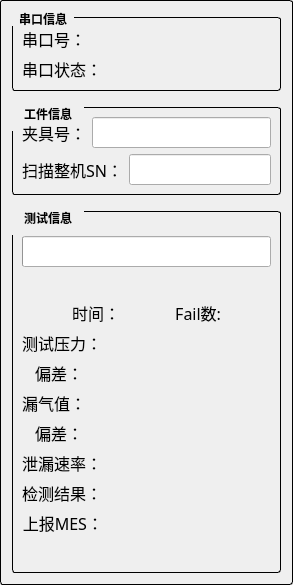
       <widget class="QGroupBox" name="groupBox_A_2">
        <property name="styleSheet">
         <string notr="true">QGroupBox {
    font: bold; 
    border: 1px solid black;
    border-radius: 3px;
    margin-top: 0px;
}
QGroupBox::title {
    subcontrol-origin:  margin;
    subcontrol-position: top left;    // for second image:  top; 
    padding: 10px 0 5px;
}
</string>
        </property>
        <property name="title">
         <string/>
        </property>
        <layout class="QVBoxLayout" name="verticalLayout_6" stretch="1,2,6">
         <item>
          <widget class="QGroupBox" name="groupBox_B_serialInfo">
           <property name="styleSheet">
            <string notr="true">QGroupBox {
    font: bold; 
    border: 1px solid black;
    border-radius: 3px;
    margin-top: 5px;
}
QGroupBox::title {
    subcontrol-origin:  margin;
    subcontrol-position: top left;    // for second image:  top; 
    padding: 0 5px 0 5px;
}
</string>
           </property>
           <property name="title">
            <string>串口信息</string>
           </property>
           <layout class="QGridLayout" name="gridLayout_6">
            <item row="0" column="0">
             <layout class="QHBoxLayout" name="horizontalLayout_15" stretch="1,4">
              <item>
               <widget class="QLabel" name="label_serialNo_B">
                <property name="font">
                 <font>
                  <family>Microsoft YaHei</family>
                  <pointsize>12</pointsize>
                 </font>
                </property>
                <property name="text">
                 <string>串口号：</string>
                </property>
               </widget>
              </item>
              <item>
               <widget class="QLabel" name="label_serialNo_input_B">
                <property name="font">
                 <font>
                  <family>Microsoft YaHei</family>
                  <pointsize>12</pointsize>
                 </font>
                </property>
                <property name="text">
                 <string/>
                </property>
               </widget>
              </item>
             </layout>
            </item>
            <item row="1" column="0">
             <layout class="QHBoxLayout" name="horizontalLayout_16" stretch="1,4">
              <item>
               <widget class="QLabel" name="label_serialStatus_B">
                <property name="font">
                 <font>
                  <family>Microsoft YaHei</family>
                  <pointsize>12</pointsize>
                 </font>
                </property>
                <property name="text">
                 <string>串口状态：</string>
                </property>
               </widget>
              </item>
              <item>
               <widget class="QLabel" name="label_serialStatus_input_B">
                <property name="font">
                 <font>
                  <family>Microsoft YaHei</family>
                  <pointsize>12</pointsize>
                 </font>
                </property>
                <property name="text">
                 <string/>
                </property>
               </widget>
              </item>
             </layout>
            </item>
           </layout>
          </widget>
         </item>
         <item>
          <widget class="QGroupBox" name="groupBox_A_workInfo_2">
           <property name="styleSheet">
            <string notr="true">QGroupBox {
    font: bold; 
    border: 1px solid black;
    border-radius: 3px;
    margin-top: 10px;
}
QGroupBox::title {
    subcontrol-origin:  margin;
    subcontrol-position: top left;    // for second image:  top; 
    padding: 10px 10px;
}
</string>
           </property>
           <property name="title">
            <string>工件信息</string>
           </property>
           <layout class="QGridLayout" name="gridLayout_7">
            <item row="0" column="0">
             <layout class="QHBoxLayout" name="horizontalLayout_17" stretch="1,4">
              <item>
               <widget class="QLabel" name="label_gongjuNu_B">
                <property name="font">
                 <font>
                  <family>Microsoft YaHei</family>
                  <pointsize>12</pointsize>
                 </font>
                </property>
                <property name="text">
                 <string>夹具号：</string>
                </property>
               </widget>
              </item>
              <item>
               <widget class="QLineEdit" name="lineEdit_gongjuNu_B">
                <property name="font">
                 <font>
                  <family>Microsoft YaHei</family>
                  <pointsize>12</pointsize>
                 </font>
                </property>
               </widget>
              </item>
             </layout>
            </item>
            <item row="1" column="0">
             <layout class="QHBoxLayout" name="horizontalLayout_18" stretch="1,4">
              <item>
               <widget class="QLabel" name="label_SN_B">
                <property name="font">
                 <font>
                  <family>Microsoft YaHei</family>
                  <pointsize>12</pointsize>
                 </font>
                </property>
                <property name="text">
                 <string>扫描整机SN：</string>
                </property>
               </widget>
              </item>
              <item>
               <widget class="QLineEdit" name="lineEdit_SN_B">
                <property name="font">
                 <font>
                  <family>Microsoft YaHei</family>
                  <pointsize>12</pointsize>
                 </font>
                </property>
               </widget>
              </item>
             </layout>
            </item>
           </layout>
          </widget>
         </item>
         <item>
          <widget class="QGroupBox" name="groupBox_A_testInfo_2">
           <property name="styleSheet">
            <string notr="true">QGroupBox {
    font: bold; 
    border: 1px solid black;
    border-radius: 3px;
    margin-top: 10px;
}
QGroupBox::title {
    subcontrol-origin:  margin;
    subcontrol-position: top left;    // for second image:  top; 
    padding: 10px 10px;
}
</string>
           </property>
           <property name="title">
            <string>测试信息</string>
           </property>
           <layout class="QGridLayout" name="gridLayout_8">
            <item row="5" column="0">
             <layout class="QHBoxLayout" name="horizontalLayout_19" stretch="1,3">
              <item>
               <widget class="QLabel" name="label_leak_B">
                <property name="font">
                 <font>
                  <family>Microsoft YaHei</family>
                  <pointsize>12</pointsize>
                 </font>
                </property>
                <property name="text">
                 <string>漏气值：</string>
                </property>
                <property name="alignment">
                 <set>Qt::AlignRight|Qt::AlignTrailing|Qt::AlignVCenter</set>
                </property>
               </widget>
              </item>
              <item>
               <widget class="QLabel" name="label_leak_input_B">
                <property name="font">
                 <font>
                  <family>Microsoft YaHei</family>
                  <pointsize>12</pointsize>
                 </font>
                </property>
                <property name="text">
                 <string/>
                </property>
               </widget>
              </item>
             </layout>
            </item>
            <item row="6" column="0">
             <layout class="QHBoxLayout" name="horizontalLayout_20" stretch="1,3">
              <item>
               <widget class="QLabel" name="label_leakOffset_B">
                <property name="font">
                 <font>
                  <family>Microsoft YaHei</family>
                  <pointsize>12</pointsize>
                 </font>
                </property>
                <property name="text">
                 <string>偏差：</string>
                </property>
                <property name="alignment">
                 <set>Qt::AlignRight|Qt::AlignTrailing|Qt::AlignVCenter</set>
                </property>
               </widget>
              </item>
              <item>
               <widget class="QLabel" name="label_leakOffset_input_B">
                <property name="font">
                 <font>
                  <family>Microsoft YaHei</family>
                  <pointsize>12</pointsize>
                 </font>
                </property>
                <property name="text">
                 <string/>
                </property>
               </widget>
              </item>
             </layout>
            </item>
            <item row="7" column="0">
             <layout class="QHBoxLayout" name="horizontalLayout_21" stretch="1,3">
              <item>
               <widget class="QLabel" name="label_leakSpeed_B">
                <property name="font">
                 <font>
                  <family>Microsoft YaHei</family>
                  <pointsize>12</pointsize>
                 </font>
                </property>
                <property name="text">
                 <string>泄漏速率：</string>
                </property>
                <property name="alignment">
                 <set>Qt::AlignRight|Qt::AlignTrailing|Qt::AlignVCenter</set>
                </property>
               </widget>
              </item>
              <item>
               <widget class="QLabel" name="label_leakSpeed_input_B">
                <property name="font">
                 <font>
                  <family>Microsoft YaHei</family>
                  <pointsize>12</pointsize>
                 </font>
                </property>
                <property name="text">
                 <string/>
                </property>
               </widget>
              </item>
             </layout>
            </item>
            <item row="3" column="0">
             <layout class="QHBoxLayout" name="horizontalLayout_22" stretch="1,3">
              <item>
               <widget class="QLabel" name="label_testPress_B">
                <property name="font">
                 <font>
                  <family>Microsoft YaHei</family>
                  <pointsize>12</pointsize>
                 </font>
                </property>
                <property name="text">
                 <string>测试压力：</string>
                </property>
                <property name="alignment">
                 <set>Qt::AlignRight|Qt::AlignTrailing|Qt::AlignVCenter</set>
                </property>
               </widget>
              </item>
              <item>
               <widget class="QLabel" name="label_testPress_input_B">
                <property name="font">
                 <font>
                  <family>Microsoft YaHei</family>
                  <pointsize>12</pointsize>
                 </font>
                </property>
                <property name="text">
                 <string/>
                </property>
               </widget>
              </item>
             </layout>
            </item>
            <item row="4" column="0">
             <layout class="QHBoxLayout" name="horizontalLayout_23" stretch="1,3">
              <item>
               <widget class="QLabel" name="label_pressOffset_B">
                <property name="font">
                 <font>
                  <family>Microsoft YaHei</family>
                  <pointsize>12</pointsize>
                 </font>
                </property>
                <property name="text">
                 <string>偏差：</string>
                </property>
                <property name="alignment">
                 <set>Qt::AlignRight|Qt::AlignTrailing|Qt::AlignVCenter</set>
                </property>
               </widget>
              </item>
              <item>
               <widget class="QLabel" name="label_pressOffset_input_B">
                <property name="font">
                 <font>
                  <family>Microsoft YaHei</family>
                  <pointsize>12</pointsize>
                 </font>
                </property>
                <property name="text">
                 <string/>
                </property>
               </widget>
              </item>
             </layout>
            </item>
            <item row="1" column="0">
             <layout class="QVBoxLayout" name="verticalLayout_3">
              <item>
               <widget class="QProgressBar" name="progressBar_B">
                <property name="font">
                 <font>
                  <family>Microsoft YaHei</family>
                  <pointsize>12</pointsize>
                 </font>
                </property>
                <property name="value">
                 <number>0</number>
                </property>
                <property name="textVisible">
                 <bool>false</bool>
                </property>
               </widget>
              </item>
              <item>
               <widget class="QLabel" name="label_progressInfo_B">
                <property name="font">
                 <font>
                  <family>Microsoft YaHei</family>
                  <pointsize>12</pointsize>
                 </font>
                </property>
                <property name="text">
                 <string/>
                </property>
                <property name="alignment">
                 <set>Qt::AlignCenter</set>
                </property>
               </widget>
              </item>
             </layout>
            </item>
            <item row="2" column="0">
             <layout class="QHBoxLayout" name="horizontalLayout_24">
              <item>
               <widget class="QLabel" name="label_testStatus_input_B">
                <property name="font">
                 <font>
                  <family>Microsoft YaHei</family>
                  <pointsize>12</pointsize>
                 </font>
                </property>
                <property name="text">
                 <string/>
                </property>
               </widget>
              </item>
              <item>
               <widget class="QLabel" name="label_testTime_B">
                <property name="font">
                 <font>
                  <family>Microsoft YaHei</family>
                  <pointsize>12</pointsize>
                 </font>
                </property>
                <property name="text">
                 <string>时间：</string>
                </property>
                <property name="alignment">
                 <set>Qt::AlignRight|Qt::AlignTrailing|Qt::AlignVCenter</set>
                </property>
               </widget>
              </item>
              <item>
               <widget class="QLabel" name="label_testTime_input_B">
                <property name="font">
                 <font>
                  <family>Microsoft YaHei</family>
                  <pointsize>12</pointsize>
                 </font>
                </property>
                <property name="text">
                 <string/>
                </property>
               </widget>
              </item>
              <item>
               <widget class="QLabel" name="label_testFailNum_B">
                <property name="font">
                 <font>
                  <family>Microsoft YaHei</family>
                  <pointsize>12</pointsize>
                 </font>
                </property>
                <property name="text">
                 <string>Fail数:</string>
                </property>
                <property name="alignment">
                 <set>Qt::AlignRight|Qt::AlignTrailing|Qt::AlignVCenter</set>
                </property>
               </widget>
              </item>
              <item>
               <widget class="QLabel" name="label_testFailNum_input_B">
                <property name="font">
                 <font>
                  <family>Microsoft YaHei</family>
                  <pointsize>12</pointsize>
                 </font>
                </property>
                <property name="text">
                 <string/>
                </property>
               </widget>
              </item>
             </layout>
            </item>
            <item row="8" column="0">
             <layout class="QHBoxLayout" name="horizontalLayout_25" stretch="1,3">
              <item>
               <widget class="QLabel" name="label_testResult_B">
                <property name="font">
                 <font>
                  <family>Microsoft YaHei</family>
                  <pointsize>12</pointsize>
                 </font>
                </property>
                <property name="text">
                 <string>检测结果：</string>
                </property>
                <property name="alignment">
                 <set>Qt::AlignRight|Qt::AlignTrailing|Qt::AlignVCenter</set>
                </property>
               </widget>
              </item>
              <item>
               <widget class="QLabel" name="label_testResult_input_B">
                <property name="font">
                 <font>
                  <family>Microsoft YaHei</family>
                  <pointsize>12</pointsize>
                 </font>
                </property>
                <property name="text">
                 <string/>
                </property>
               </widget>
              </item>
             </layout>
            </item>
            <item row="9" column="0">
             <layout class="QHBoxLayout" name="horizontalLayout_26" stretch="1,3">
              <item>
               <widget class="QLabel" name="label_postToMes_B">
                <property name="font">
                 <font>
                  <family>Microsoft YaHei</family>
                  <pointsize>12</pointsize>
                 </font>
                </property>
                <property name="text">
                 <string>上报MES：</string>
                </property>
                <property name="alignment">
                 <set>Qt::AlignRight|Qt::AlignTrailing|Qt::AlignVCenter</set>
                </property>
               </widget>
              </item>
              <item>
               <widget class="QLabel" name="label_postToMes_input_B">
                <property name="font">
                 <font>
                  <family>Microsoft YaHei</family>
                  <pointsize>12</pointsize>
                 </font>
                </property>
                <property name="text">
                 <string/>
                </property>
               </widget>
              </item>
             </layout>
            </item>
            <item row="10" column="0">
             <widget class="QLabel" name="label_hintInfo_input_B">
              <property name="font">
               <font>
                <family>Microsoft YaHei</family>
                <pointsize>12</pointsize>
               </font>
              </property>
              <property name="text">
               <string/>
              </property>
              <property name="alignment">
               <set>Qt::AlignCenter</set>
              </property>
             </widget>
            </item>
            <item row="0" column="0">
             <spacer name="verticalSpacer_2">
              <property name="orientation">
               <enum>Qt::Vertical</enum>
              </property>
              <property name="sizeType">
               <enum>QSizePolicy::Minimum</enum>
              </property>
              <property name="sizeHint" stdset="0">
               <size>
                <width>20</width>
                <height>15</height>
               </size>
              </property>
             </spacer>
            </item>
           </layout>
          </widget>
         </item>
        </layout>
       </widget>
